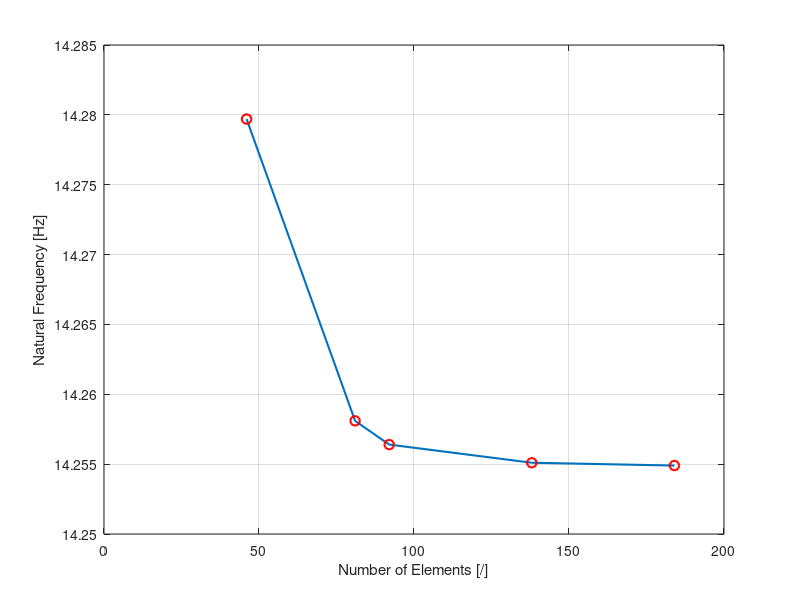

MATLAB code to generate this figure:
close all;
clear all;
clc;

%% PLOT CONVERGENCE ANALYSIS 
N_el = [46 81 92 138 184]; % Number of elements
nat_el = [6.7116 6.7054 6.7054 6.7050 6.7050
          8.2194 8.2141 8.2135 8.2132 8.2131 
          14.2797 14.2581 14.2564 14.2551 14.2549];% First 3 Natural Frequencies

figure(1) 
plot(N_el, nat_el(3,:),'o-','MarkerEdgeColor','r','MarkerSize',7,'LineWidth',1.5); hold on; grid on
xlabel('Number of Elements [/]');
ylabel('Natural Frequency [Hz]');
%legend('Monotonic \sigma - \epsilon curve','Cyclic curve','location','SouthEast');
%xlim([0 1200]);
ylim([14.25 14.285]);
